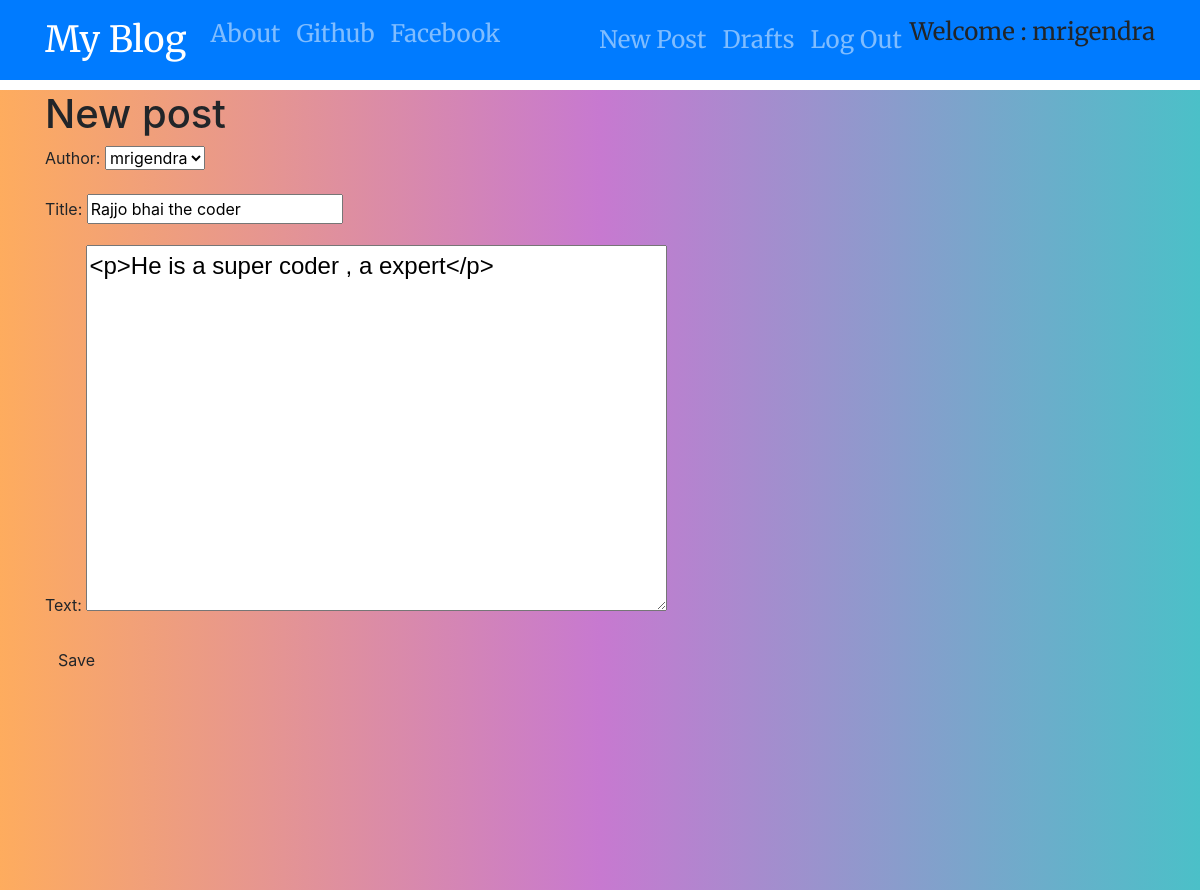
Screenshot of /post/1/edit/ (signed in) with the database file from the repository.
### blog/models.py (models this page shows, shortened)
class Post(models.Model):
    author = models.ForeignKey('auth.User',on_delete=models.CASCADE)
    title = models.CharField(max_length=250)
    text = models.TextField()
    created_date = models.DateTimeField(default=timezone.now())
    published_date = models.DateTimeField(blank=True, null=True)

### blog/views.py (the view)
# urls.py: url(r'^post/(?P<pk>\d+)/edit/$', views.PostUpdateView.as_view(), name='post_edit'),
class PostUpdateView(LoginRequiredMixin,UpdateView):
    login_url = '/login/'
    redirect_field_name = 'blog/post_detail.html'
    form_class = PostForm
    model = Post

### blog/forms.py
class PostForm(forms.ModelForm):
    class Meta:
        model = Post
        fields = ('author','title', 'text',)
        widgets = {
            'title': forms.TextInput(attrs={'class': 'textinputclass'}),
            'text': forms.Textarea(attrs={'class': 'editable medium-editor-textarea postcontent'}),
        }

### blog/templates/blog/post_form.html (shortened to what this page needs)
{% extends 'blog/base.html' %}
{% block content %}
<h1>New post</h1>
<form method="POST" class="post-form">
{{form.as_p}}
<button type="submit" class="save btn btn-default">Save</button>
</form>
{% endblock %}

### blog/templates/blog/base.html (shortened to what this page needs)
<!DOCTYPE html>
{% load static %}
<html lang="en">
<head>
    <link rel="stylesheet" href="https://stackpath.bootstrapcdn.com/bootstrap/4.5.0/css/bootstrap.min.css">
            <link rel="stylesheet" href="{% static 'css/blog.css'%}">
</head>
<body >
  <nav class="navbar navbar-expand-lg navbar-dark bg-primary techfont custom-navbar">
    <div class="container">
        <ul class="nav navbar-nav">
        <li class="nav-item"><a class="navbar-brand bigbrand" href="{% url 'post_list' %}">My Blog</a></li>
        <li class="nav-item"><a class="nav-link" href="{% url 'about' %}">About</a></li>
        <li class="nav-item"><a class="nav-link" href="https://www.github.com">Github</a></li>
        <li class="nav-item"><a  class="nav-link" href="https://www.facebook.com">Facebook</a></li>
        </ul>
        <ul class="nav navbar-nav navbar-right">
            {% if user.is_authenticated %}
            <li>
                <a class="nav-link" href="{% url 'post_new'%}">New Post</a>
            </li>
            <li>
                <a class="nav-link" href="{% url 'post_draft_list'%}">Drafts</a>
            </li>
            <li>
                <a class="nav-link" href="{% url 'logout'%}">Log Out</a>
            </li>
            <li>
                <a> Welcome : {{user.username}}</a>
            </li>
            {% else %}
            <li><a class="nav navbar-right nav-link" href="{% url 'login' %}">Login</a></li>
            {% endif %}
        </ul>
    </div>
  </nav>
  <div class="content  wrapper">
    <div class="container">
        <div class="row ">
            <div class="col-md-8">
                <div class="blog_posts">
                    {% block content %}
                    {% endblock %}
                </div>
            </div>
        </div>
    </div>
  </div>
</body>
</html>

### blog/static/css/blog.css (style rules this page uses)
.techfont { font-family: 'Merriweather', serif; font-size: 1.5em; margin-bottom: 10px; }
.bigbrand { font-size: 1.5em; }
.postcontent { font-family: Arial, Helvetica, sans-serif; font-size: 1.5em; }
.wrapper { background: linear-gradient(to right, #feac5e, #c779d0, #4bc0c8); height: 100vh; }

### rows the page displays
Post: author "mrigendra", title "Rajjo bhai the coder", text "<p>He is a super coder , a expert</p>"

### other values shown
{{ user.username }} "mrigendra"
